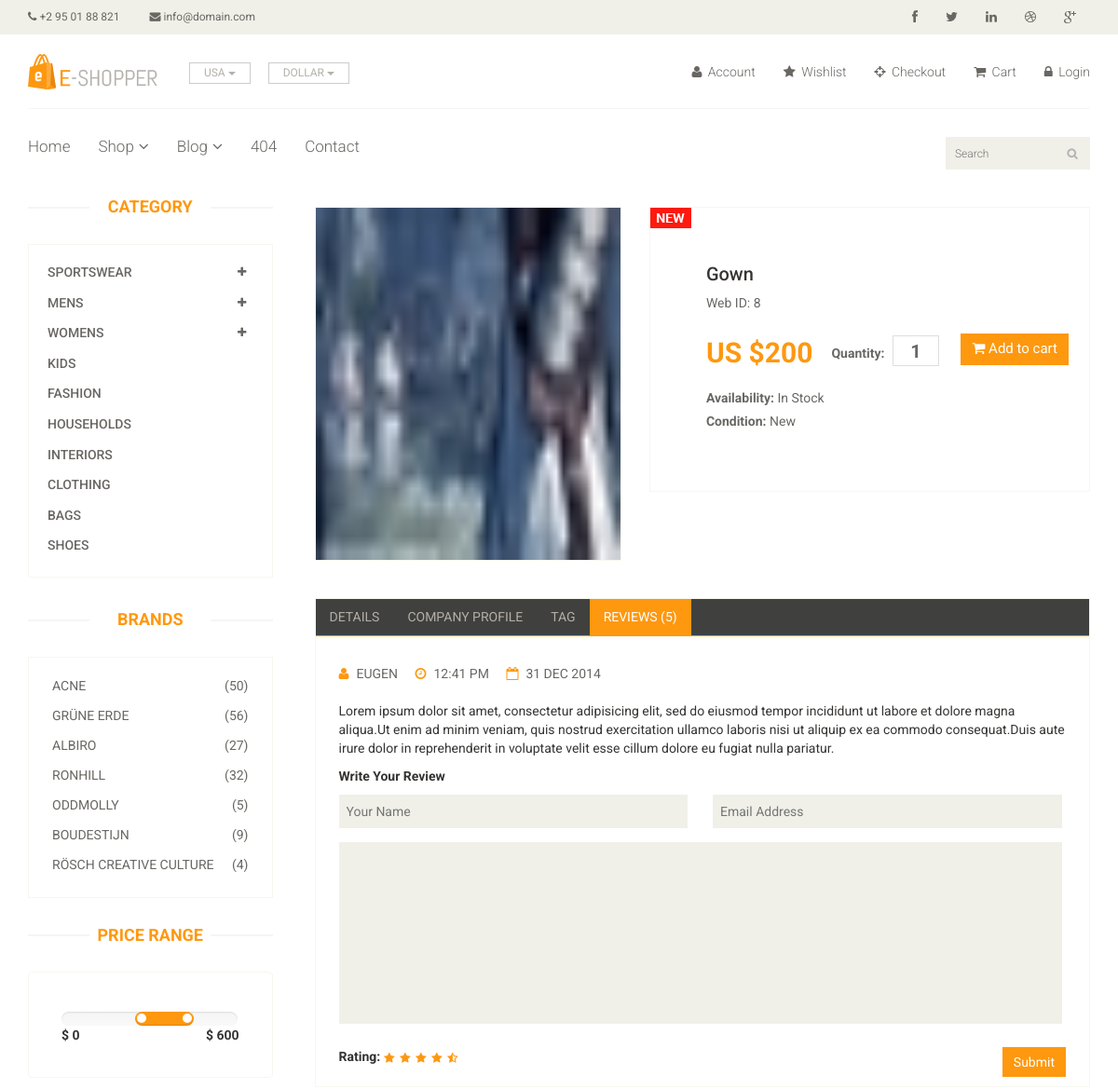
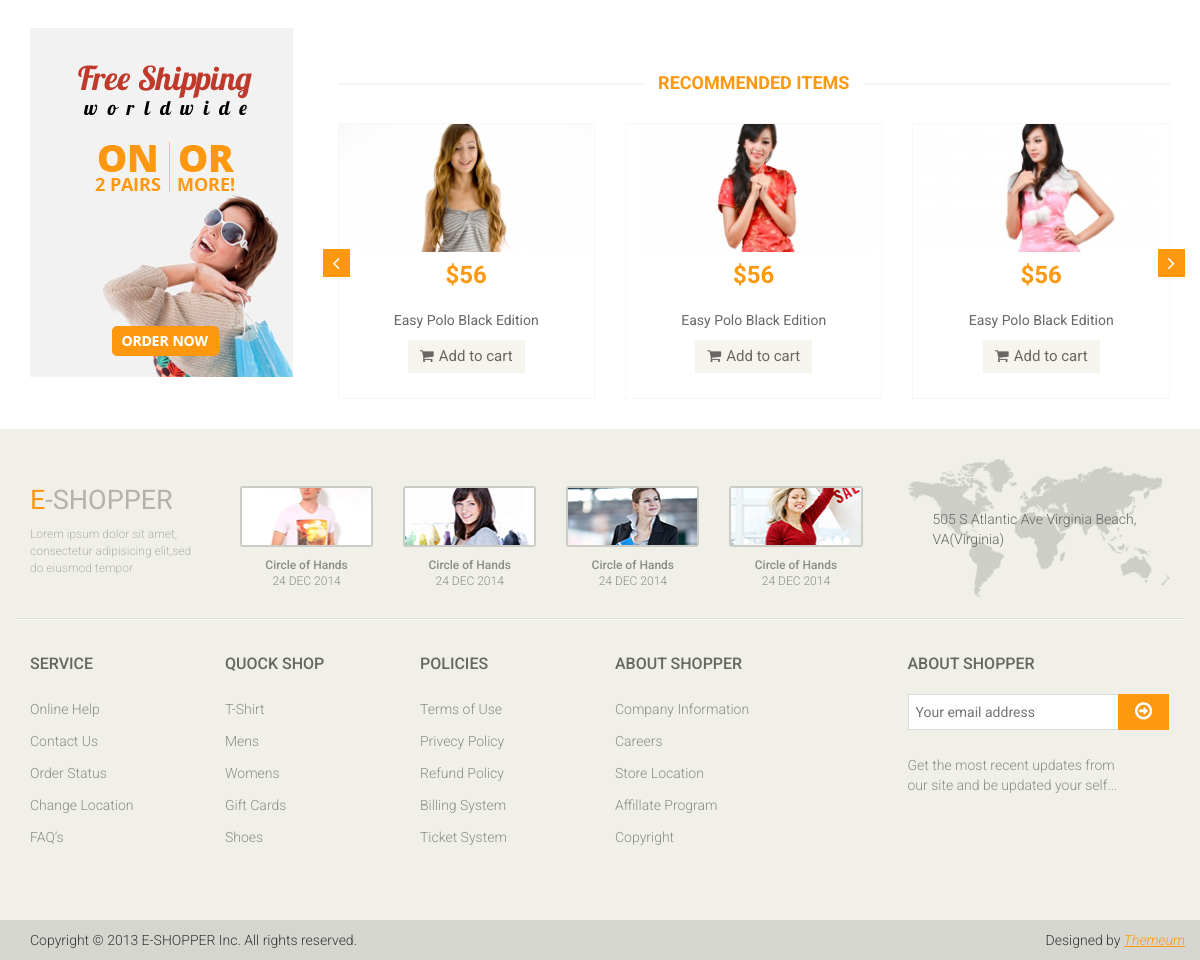
Page /user/product_details.php?id=8 on the committed database (2 pictures, top to bottom).
### tables this page shows
CREATE TABLE `product` (
  `id` int(7) NOT NULL,
  `product_name` varchar(50) NOT NULL,
  `product_price` int(7) NOT NULL,
  `product_qty` int(7) NOT NULL,
  `product_image` varchar(500) NOT NULL,
  `product_category` varchar(50) NOT NULL,
  `product_desc` varchar(500) NOT NULL
);

### user/product_details.php (the view, shortened to what the rows shown need)
<?php
include"dbConnect.php" ;
$id=$_GET["id"];
                    ?>
<!DOCTYPE html>
<html lang="en">
<head>
    <link href="css/bootstrap.min.css" rel="stylesheet">
    <link href="css/font-awesome.min.css" rel="stylesheet">
    <link href="css/prettyPhoto.css" rel="stylesheet">
    <link href="css/price-range.css" rel="stylesheet">
    <link href="css/animate.css" rel="stylesheet">
    <link href="css/main.css" rel="stylesheet">
    <link href="css/responsive.css" rel="stylesheet">
</head>
<body>
<section>
<div class="container">
<div class="row">
<div class="col-sm-3">
    <div class="left-sidebar">
        <h2>Category</h2>
        <div class="brands_products">
            <h2>Brands</h2>
        </div>
        <div class="price-range">
            <h2>Price Range</h2>
        </div>
    </div>
</div>
    <?php
    $res=mysqli_query($link, "select * from product WHERE  id=$id");
    while($row=mysqli_fetch_array($res))
    {
        ?>
<div class="col-sm-9 padding-right">
<div class="product-details">
    <div class="col-sm-5">
        <div class="view-product">
            <img src="../admin/<?php echo $row["product_image"]; ?>" alt="" />
        </div>
    </div>
<form name="form1" action="" method="post">
    <div class="col-sm-7">
        <div class="product-information">
            <img src="images/product-details/new.jpg" class="newarrival" alt="" />
            <h2><?php echo $row["product_name"]; ?></h2>
            <p>Web ID: <?php echo $row["id"]; ?></p>
								<span>
									<span>US $<?php echo $row["product_price"]; ?></span>
									<label>Quantity:</label>
									<input type="text" value="1" />
									<button type="submit" name="submit1" class="btn btn-fefault cart">
                                        <i class="fa fa-shopping-cart"></i>
                                        Add to cart
                                    </button>
								</span>
            <p><b>Availability:</b> In Stock</p>
            <p><b>Condition:</b> New</p>
        </div>
    </div>
</div>
        <?php
    }
    ?>
<div class="recommended_items">
    <h2 class="title text-center">recommended items</h2>
    <div id="recommended-item-carousel" class="carousel slide" data-ride="carousel">
        <div class="carousel-inner">
            <div class="item active">
                <div class="col-sm-4">
                    <div class="product-image-wrapper">
                        <div class="single-products">
                            <div class="productinfo text-center">
                                <h2>$56</h2>
                            </div>
                        </div>
                    </div>
                </div>
                <div class="col-sm-4">
                    <div class="product-image-wrapper">
                        <div class="single-products">
                            <div class="productinfo text-center">
                                <h2>$56</h2>
                            </div>
                        </div>
                    </div>
                </div>
                <div class="col-sm-4">
                    <div class="product-image-wrapper">
                        <div class="single-products">
                            <div class="productinfo text-center">
                                <h2>$56</h2>
                            </div>
                        </div>
                    </div>
                </div>
            </div>
        </div>
    </div>
</div>
</div>
</div>
</div>
</section>
<footer id="footer">
    <div class="footer-top">
        <div class="container">
            <div class="row">
                <div class="col-sm-2">
                    <div class="companyinfo">
                        <h2><span>e</span>-shopper</h2>
                    </div>
                </div>
                <div class="col-sm-7">
                    <div class="col-sm-3">
                        <div class="video-gallery text-center">
                            <h2>24 DEC 2014</h2>
                        </div>
                    </div>
                    <div class="col-sm-3">
                        <div class="video-gallery text-center">
                            <h2>24 DEC 2014</h2>
                        </div>
                    </div>
                    <div class="col-sm-3">
                        <div class="video-gallery text-center">
                            <h2>24 DEC 2014</h2>
                        </div>
                    </div>
                    <div class="col-sm-3">
                        <div class="video-gallery text-center">
                            <h2>24 DEC 2014</h2>
                        </div>
                    </div>
                </div>
            </div>
        </div>
    </div>
    <div class="footer-widget">
        <div class="container">
            <div class="row">
                <div class="col-sm-2">
                    <div class="single-widget">
                        <h2>Service</h2>
                    </div>
                </div>
                <div class="col-sm-2">
                    <div class="single-widget">
                        <h2>Quock Shop</h2>
                    </div>
                </div>
                <div class="col-sm-2">
                    <div class="single-widget">
                        <h2>Policies</h2>
                    </div>
                </div>
                <div class="col-sm-2">
                    <div class="single-widget">
                        <h2>About Shopper</h2>
                    </div>
                </div>
                <div class="col-sm-3 col-sm-offset-1">
                    <div class="single-widget">
                        <h2>About Shopper</h2>
                    </div>
                </div>
            </div>
        </div>
    </div>
</footer>
</body>
</html>

### rows in the picture
product: product_image (picture), product_name "Gown", id "8", product_price "200"
